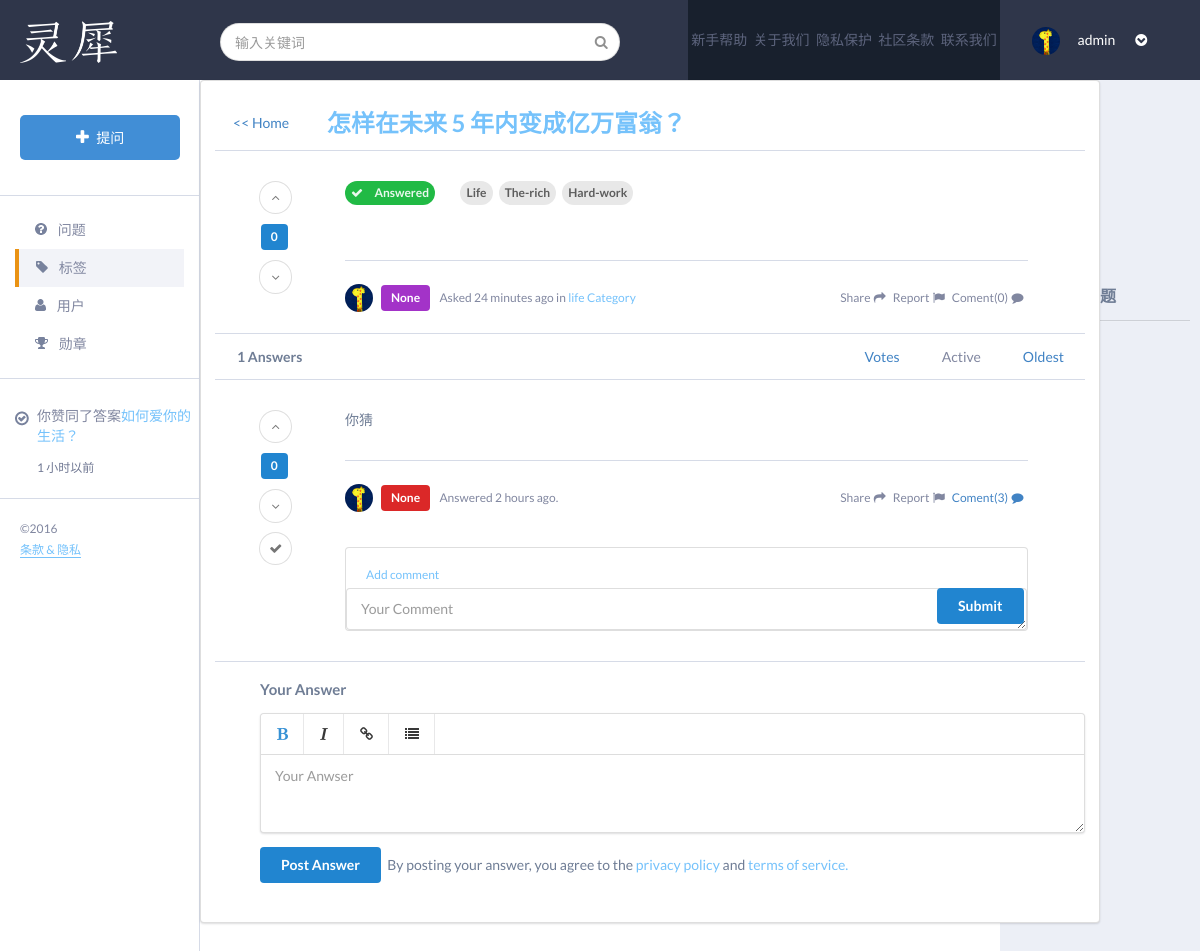
The app's page /questions/1/ (signed in) with its own data.
### app/models.py (models this page shows, shortened)
class UserProfile(models.Model):
    belong_to = models.OneToOneField(to=User, related_name='profile')
    profile_images = models.FileField(upload_to='user_profile_images', null=True, blank=True)
    address = models.CharField(max_length=100, null=True, blank=True)
    SEX_CHOICES = (
        ('female', u'女'),
        ('male', u'男'),
        ('secret', u'保密'),
    )
    TITLE_CHOICES = (
        (u'教授', u'教授'),
        (u'副教授', u'副教授'),
        (u'博士', u'博士'),
        (u'硕士', u'硕士'),
    )
    title = models.CharField(choices=TITLE_CHOICES, max_length=10, null=True, blank=True)
    sex = models.CharField(choices=SEX_CHOICES, max_length=10, null=True, blank=True)
    last_visit_dt = models.DateTimeField(null=True, blank=True)
    full_profile = models.BooleanField(default=False)

class Question(models.Model):
    questioner = models.ForeignKey(to=UserProfile, related_name='user_question')
    title = models.CharField(max_length=100)
    detail = models.CharField(max_length=6000, null=True, blank=True)
    create_time = models.DateTimeField(auto_now_add=True)
    update_time = models.DateTimeField(auto_now=True)
    views = models.IntegerField(default=0)
    votes = models.IntegerField(default=0)

class Answer(models.Model):
    belong_to_question = models.ForeignKey(to=Question, related_name='question_answer')
    answerer = models.ForeignKey(to=UserProfile, related_name='user_answer')
    content = models.CharField(max_length=10000)
    best_answer = models.BooleanField(default=False)
    create_time = models.DateTimeField(auto_now_add=True)
    update_time = models.DateTimeField(auto_now=True)
    views = models.IntegerField(default=0)
    votes = models.IntegerField(default=0)

### app/views.py (the view)
# urls.py: url(r'^questions/(?P<question_id>\d+)/$', details,
def details(request, **kwargs):
    context = {}
    answer_tag = request.GET.get('answer_tag')
    question_id = kwargs['question_id']
    question = Question.objects.get(id=question_id)
    best_answers = Answer.objects.filter(best_answer=True,
                                         belong_to_question=question)
    answers = Answer.objects.filter(best_answer=False,
                                    belong_to_question=question)
    if answer_tag == 'votes':
        answers = answers.order_by('-votes')
    elif answer_tag == 'oldest':
        answers = answers.order_by('create_time')
    if best_answers:
        context['best_answers'] = best_answers
    if request.method == 'POST' and 'answer' in request.POST.keys():
        context['form'] = deal_with_answer(request, question)
    else:
        context['form'] = AnswerForm
    context['question'] = question
    context['answers'] = answers
    return render(request, 'details.html', context)

### app/templates/details.html (shortened to what this page needs)
{% extends 'base.html' %}
{% load staticfiles %}
{% block link %}
<link rel="stylesheet" href="{% static 'css/details.css' %}">
{% endblock %}
{% block content %}
<div class="ui segment middle">
    <div class="middle-title-lx">
      <div class="middle-title-left">
        <a href="#" class="back-home-lx">
          << Home
        </a>
      </div>
      <div class="middle-title-right">
        <h2 class="back-home-lx">{{ question.title }}</h2>
      </div>
    </div>
    <div class="question-description-div">
      <div class="question-description-left">
        <div>
          <button class="circular small ui icon basic button" style="display:block;margin:0 auto;">
            <i class="angle up icon"></i>
          </button>
          <div class="ui blue label" style="margin-top:10px;margin-bottom:10px;">{{ question.views }}</div>
          <button class="circular small ui icon basic button" style="display:block;margin:0 auto;">
            <i class="angle down icon"></i>
          </button>
        </div>
      </div>
      <div class="question-description-right">
        <div class="question-description-tags">
          <div class="inverted green ui circular icon label">
            <i class="checkmark icon"></i>
            Answered
          </div>
          <div class="ui circular label" style="margin-left:21px;">
            Life
          </div>
          <div class="ui circular label">
            The-rich
          </div>
          <div class="ui circular label">
            Hard-work
          </div>
        </div>
        <div class="question-description-content">
        </div>
        <div class="question-description-message">
          <img src="/upload/{{ question.questioner.profile_images }}" class="ui avatar image">
          <div class="ui purple label">{{ question.questioner.title }}</div>
          <span class="message-span-lx">Asked 24 minutes ago in <a class="message-a-lx" href="#">life Category</a></span>
          <div class="description-right-options" style="float:right">
            <div class="actions">
              <a style="color:#8187A0;font-size:12px;">
                Share
                <i class="share icon"></i>
              </a>
              <a style="color:#8187A0;font-size:12px;">
                Report
                <i class="flag icon"></i>
              </a>
              <a style="color:#8187A0;font-size:12px;">
                Coment(0)
                <i class="comment icon"></i>
              </a>
            </div>
          </div>
        </div>
      </div>
    </div>
    <div class="answers-list-lx">
      <div class="answers-list-title">
        <span class="answers-numbers">{{ question.question_answer.all.count }} Answers</span>
        <span class="answers-list-tags">
          <a href="?answer_tag=oldest">Oldest</a>
        </span>
        <span class="answers-list-tags">
          Active
        </span>
        <span class="answers-list-tags">
          <a href="?answer_tag=votes">Votes</a>
        </span>
      </div>
    </div>
    {% for answer in answers %}
    <div class="answers-description-div2">
      <div class="question-description-left">
        <div>
          <button class="circular small ui icon basic button" style="display:block;margin:0 auto;">
            <i class="angle up icon"></i>
          </button>
          <div class="ui blue label" style="margin-top:10px;margin-bottom:10px;">{{ answer.views }}</div>
          <button class="circular small ui icon basic button" style="display:block;margin:0 auto;">
            <i class="angle down icon"></i>
          </button>
          <button class="circular small ui icon basic button" style="display:block;margin:9px auto;">
            <i class="checkmark icon"></i>
          </button>
        </div>
      </div>
      <div class="question-description-right">
        <div class="question-description-content">
          {{ answer.content }}
        </div>
        <div class="question-description-message">
          <img src="/upload/{{ answer.answerer.profile_images }}" class="ui avatar image">
          <div class="ui red label">{{ answer.answerer.title }}</div>
          <span class="message-span-lx">Answered 2 hours ago.</span>
          <div class="description-right-options" style="float:right">
            <div class="actions">
              <a style="color:#8187A0;font-size:12px;">
                Share
                <i class="share icon"></i>
              </a>
              <a style="color:#8187A0;font-size:12px;">
                Report
                <i class="flag icon"></i>
              </a>
              <a style="color:#4183c4;font-size:12px;">
                Coment(3)
                <i class="comment icon"></i>
              </a>
            </div>
          </div>
        </div>
        <div class="ui segment" style="box-shadow:none;margin-bottom:30px;padding-right:0;padding-left:0;padding-bottom:0px;">
          <div class="add-comment-lx">
            <a href="#" style="color:#75C2FB" >Add comment</a>
          </div>
          <form class="ui reply form" action="{% url 'answer_comment' question.id answer.id %}" method="post">
              <textarea name='comment' rows="1" placeholder="Your Comment"></textarea>
              <button type="submit" class="ui blue submit button comment">Submit</button>
          </form>
        </div>
      </div>
    </div>
    {% endfor %}
    <div class="your-anwser-lx">
      <h4>Your Answer</h4>
      <form class="ui reply form" method="post" action="{% url 'question_details' question.id%}">
        <div class="field">
          <div class="ui segment" style="padding:0">
            <div class="ui menu" style="margin-bottom:0;border:0;box-shadow:none">
              <a class="icon item"><i class="blue bold icon"></i></a>
              <a class="icon item"><i class="italic icon"></i></a>
              <a class="icon item"><i class="linkify icon"></i></a>
              <a class="icon item"><i class="list icon"></i></a>
            </div>
            <div class="ui divider" style="margin:0;"></div>
            <textarea name='answer' rows="3" placeholder="Your Anwser" style="border:0"></textarea>
          </div>
        </div>
        <button type="submit" class="ui blue submit button">
          Post Answer
      </button>
        <span>
          By posting your answer, you agree to the <a href="#" class="message-a-lx">privacy policy</a> and <a class="message-a-lx" href="#">terms of service.</a>
        </span>
      </form>
    </div>
</div>
{% endblock %}

### app/templates/base.html (shortened to what this page needs)
{% load staticfiles %}
<!DOCTYPE html>
<html>
    <head>
        <link rel="stylesheet" href="{% static 'css/semantic.css' %}">
        <link rel="stylesheet" href="{% static 'css/base.css' %}">
        {% block link %}
        {% endblock %}
    </head>
    <body>
        <div class="header-lx">
            <div class="logo">
                <a class="img" href="#">
                    <img src="{% static 'images/logo.png' %}" alt="灵犀"/>
                </a>
            </div>
            <div class="menu-lx">
                <div class="search">
                    <div class="ui icon input">
                        <input type="text" style="width:400px;border-radius:20px;" placeholder="输入关键词">
                    </div>
                </div>
                <div class="header-menu">
                    <ul class="menu-ul">
                    <li class="menu-text">新手帮助</li>
                    <li class="menu-text">关于我们</li>
                    <li class="menu-text">隐私保护</li>
                    <li class="menu-text">社区条款</li>
                    <li class="menu-text">联系我们</li>
                </ul>
                </div>
            </div>
            <div class="message">
                {% if request.user %}
                    <div class="ui basic segment user">
                        <img class="ui avatar image user" src="/upload/{{ request.user.profile.profile_images }}">
                        <span class="user-span">
                            {{ request.user.username }}
                        </span>
                        <span class="user-span">
                            <i class="chevron circle down icon"></i>
                        </span>
                    </div>
                {% else %}
                    <a href="#" class="login">登录或注册</a>
                {% endif %}
            </div>
        </div>
        <div class="content-lx">
            {% block left %}
            <div class="left-lx">
                <div class="btn-ask">
                    <button type="button" name="button" class="btn-ask-question">
                        <img src="{% static 'images/jiahao.png' %}" alt=""/>
                        <span class="ask-question-word">提问</span>
                    </button>
                </div>
                <ul class="ul-lx">
                    <li class="li-lx">
                        <a href="#" class="a-li-lx">
                            <img src="{% static 'images/wenhao.png' %}"/>
                            <span class="li-span-lx">问题</span>
                        </a>
                    </li>
                    <li class="li-lx-active">
                        <a href="#" class="a-li-lx">
                            <img src="{% static 'images/biaoqian.png' %}"/>
                            <span class="li-span-lx">标签</span>
                        </a>
                    </li>
                    <li class="li-lx">
                        <a href="#" class="a-li-lx">
                            <img src="{% static 'images/renwu_1.png' %}"/>
                            <span class="li-span-lx">用户</span>
                        </a>
                    </li>
                    <li class="li-lx">
                        <a href="#" class="a-li-lx">
                            <img src="{% static 'images/jianbei.png' %}"/>
                            <span class="li-span-lx">勋章</span>
                        </a>
                    </li>
                </ul>
            {% endblock %}
                <div class="recent-status-div">
                    <div class="accepted-lx">
                        <p class="accepted-p-lx">你赞同了答案<a href="#" class="status-a-lx">如何爱你的生活？</a>
                        </p>
                        <div class="time-lx">
                            1 小时以前
                        </div>
                    </div>
                </div>
                <div class="rights-lx">
                    <div class="rights-2014-lx">©2016</div>
                    <div >
                        <span class="term-lx">条款 & 隐私</span>
                    </div>
                </div>
            </div>
            <div class="middle-lx">
                {% block content %}
                {% endblock %}
            </div>
            <div class="right-lx">
                <div class="questions-div">
                    <div>
                        <div class="question-title-lx">问题</div>
                    </div>
                </div>
                <div class="members-div">
                    <div>
                        <div class="question-title-lx">成员</div>
                    </div>
                </div>
                <div class="hot-questions-div">
                    <div class="new-hot-questions">新的热点问题</div>
                    <div class="ui divider"></div>
                </div>
            </div>
        </div>
</body>
</html>

### records on screen
Question: title "怎样在未来 5 年内变成亿万富翁？", views "0", questioner.profile_images (picture), questioner "None", question_answer.all.count "1"
Answer: views "0", content "你猜", answerer.profile_images (picture), answerer "None"

### other values on screen
{{ request.user.username }} "admin"
